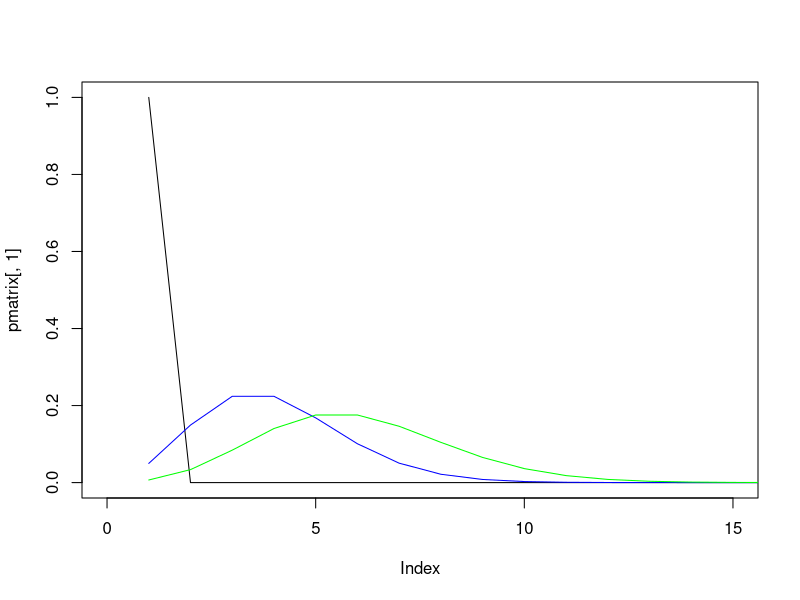

Write R code to recreate this figure. (Note: this script raises an error after producing the figure.)
# Declare variables
tmax <- 200;
# Critical energetic reserves
xmax <- 30;
xc <- 3;

# Declare patch-specific values for patch/activity i = 1, 2, 3
# Cost
c = c(1,1,1);
# MEAN reward
p = c(0,3,5);
# Prob(death)
d = c(0.0,0.004,0.02);


#Number of activities/patches
np <- length(d);

# Define survival matrix and Decision matrix
S = matrix(0,xmax,tmax);
D = matrix(0,xmax,tmax-1);

# Define the Terminal Survival Function
# S(x,t=tmax) = 0 for x<= xc and S(x,t=tmax) = 1 for x > xc
xbar <- 4;
for (x in 1:xmax) {
  if (x <= xc) {
    S[x,tmax] <- 0;
  } else {
    # S[x,tmax] <- 1;
    S[x,tmax] <- (x - xc)/(x-xc+xbar);
  }
}

#boundary condition function
bc <- function(xvalue) {
  if (xvalue <= xc) {
    xvalue <- xc;
  }
  if (xvalue > xmax) {
    xvalue <- xmax;
  }
  return(xvalue)
}

#The probability of different rewards per patch
Mmax = 15;
pmatrix = matrix(0,Mmax+1,np);
for (i in 1:np) {
  for (m in 1:(Mmax+1)) {
    M=m-1;
    pmatrix[m,i] = dpois(M,p[i]);
  }
}
#Normalize to the cutoff Mmax
totals = apply(pmatrix,2,sum)
for (i in 1:np) {
  pmatrix[,i] = pmatrix[,i]/totals[i]
}
plot(pmatrix[,1],xlim=c(0,15),type='l')
lines(pmatrix[,2],col='blue')
lines(pmatrix[,3],col='green')

# Begin backwards calculations Note that the t index is altered by -1
for (t in seq(tmax-1,1,-1)) {
  
  #Evaluate the survival-maximizing activity/patch for each energetic value
  for (x in (xc+1):xmax) {
    
    value <- numeric(np);
    #Calculate the survival probability for each patch
    for (i in 1:np) {
      
      value_m <- numeric(Mmax+1);
      
      xp = numeric(Mmax+1);
      
      #Cycle through different possible gain values (M)
      for (m in 1:(Mmax+1)) {
        M = m-1;
        # what is x if you find food
        xp[m] <- x - c[i] + M;
        
        #Boundary conditions!
        xp[m] <- bc(xp[m]);
        
        #Calculate the survival probability given the probability of M gain
        value_m[m] <- (1-d[i])*pmatrix[m,i]*S[xp[m],t+1];
      }
      
      value[i] = sum(value_m);
      
    }
    #Now that the values are calculate, which is the largest?
    maxvalue <- max(value);
    #which activity/patch maximizes survival?
    istar <- which(value==maxvalue);
    
    #Now fill in the survival probabilities and decision matrix:
    S[x,t] <- maxvalue;
    D[x,t] <- istar;
    
  }
  
}




#Individual Monte Carlo simulation with fitness-maximizing decision choices


#initalize vectors

n = 100;
X = matrix(0,n,tmax);
R = matrix(0,n,tmax);
#Initial state
X[,1] = xmax;
R[,1] = xmax;


for (t in 1:(tmax-1)) {
  for (i in 1:n) {
    
    state = X[i,t];
    
    rstate = R[i,t];
    
    #Only go through this if the individual is still alive
    if (state > xc) {
      
      #which activity do I choose?
      dec = D[state,t];
      # dec = sample(c(1,2,3),1);
      
      #Do I die during this activity?
      d_draw = runif(1);
      
      #IF you survive, look for food
      if (d_draw > d[dec]) {
        
        #Do I find food during this activity?
        f_draw = runif(1);
        
        if (f_draw < f[dec]) {
          #Do find food
          newstate = state + p[dec] -c[dec];
        } else {
          #Don't find food
          newstate = state - c[dec];
          
        }
        
        #Apply boundary conditions
        newstate = bc(newstate);
        
      } else {
        newstate = xc;
      }
      
      #update state for next time interval
      X[i,t+1] = newstate;
    }
  }
}

plot(X[1,],type='l',ylim=c(0,10))
for (i in 2:n) {
  lines(X[i,])
}

# Individual Monte Carlo simulations with RANDOM activity choices

n = 100;
R = matrix(0,n,tmax);
#Initial state
R[,1] = xmax;


for (t in 1:(tmax-1)) {
  for (i in 1:n) {
    
    state = R[i,t];
    
    #Only go through this if the individual is still alive
    if (state > xc) {
      
      #which activity do I choose?
      # dec = D[state,t];
      dec = sample(c(1,2,3),1);
      
      #Do I die during this activity?
      d_draw = runif(1);
      
      #IF you survive, look for food
      if (d_draw > d[dec]) {
        
        #Do I find food during this activity?
        f_draw = runif(1);
        
        if (f_draw < f[dec]) {
          #Do find food
          newstate = state + p[dec] -c[dec];
        } else {
          #Don't find food
          newstate = state - c[dec];
          
        }
        
        #Apply boundary conditions
        newstate = bc(newstate);
        
      } else {
        newstate = xc;
      }
      
      #update state for next time interval
      R[i,t+1] = newstate;
    }
  }
}

plot(R[1,],type='l',ylim=c(0,10))
for (i in 2:n) {
  lines(R[i,])
}
